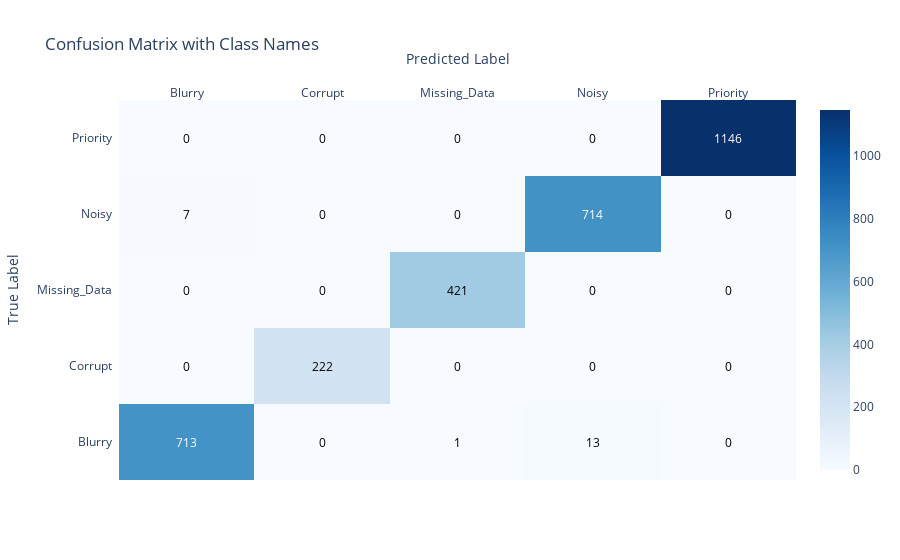

The notebook cell saved with this chart:
### Code cell
import plotly.figure_factory as ff
import numpy as np
from sklearn.metrics import confusion_matrix

# Define class names
class_names = ["Blurry", "Corrupt", "Missing_Data", "Noisy", "Priority"]

# Compute the confusion matrix
cm = confusion_matrix(val_labels, val_predictions)

# Create the heatmap
fig = ff.create_annotated_heatmap(
    z=cm, 
    x=class_names, 
    y=class_names, 
    colorscale="Blues",
    showscale=True
)

# Update layout for better readability
fig.update_layout(
    title="Confusion Matrix with Class Names",
    xaxis=dict(title="Predicted Label"),
    yaxis=dict(title="True Label")
)

# Show the figure
fig.show()

### Figure 1 — Plotly figure (JSON) as saved in the notebook; plotly's stock layout.template omitted (floating-point values rounded to 4 significant figures)
{"data": [{"colorscale": [[0, "rgb(247,251,255)"], [0.125, "rgb(222,235,247)"], [0.25, "rgb(198,219,239)"], [0.375, "rgb(158,202,225)"], [0.5, "rgb(107,174,214)"], [0.625, "rgb(66,146,198)"], [0.75, "rgb(33,113,181)"], [0.875, "rgb(8,81,156)"], [1, "rgb(8,48,107)"]], "reversescale": false, "showscale": true, "type": "heatmap", "x": ["Blurry", "Corrupt", "Missing_Data", "Noisy", "Priority"], "y": ["Blurry", "Corrupt", "Missing_Data", "Noisy", "Priority"], "z": [[713, 0, 1, 13, 0], [0, 222, 0, 0, 0], [0, 0, 421, 0, 0], [7, 0, 0, 714, 0], [0, 0, 0, 0, 1146]]}], "layout": {"annotations": [{"font": {"color": "#FFFFFF"}, "showarrow": false, "text": "713", "x": "Blurry", "xref": "x", "y": "Blurry", "yref": "y"}, {"font": {"color": "#000000"}, "showarrow": false, "text": "0", "x": "Corrupt", "xref": "x", "y": "Blurry", "yref": "y"}, {"font": {"color": "#000000"}, "showarrow": false, "text": "1", "x": "Missing_Data", "xref": "x", "y": "Blurry", "yref": "y"}, {"font": {"color": "#000000"}, "showarrow": false, "text": "13", "x": "Noisy", "xref": "x", "y": "Blurry", "yref": "y"}, {"font": {"color": "#000000"}, "showarrow": false, "text": "0", "x": "Priority", "xref": "x", "y": "Blurry", "yref": "y"}, {"font": {"color": "#000000"}, "showarrow": false, "text": "0", "x": "Blurry", "xref": "x", "y": "Corrupt", "yref": "y"}, {"font": {"color": "#000000"}, "showarrow": false, "text": "222", "x": "Corrupt", "xref": "x", "y": "Corrupt", "yref": "y"}, {"font": {"color": "#000000"}, "showarrow": false, "text": "0", "x": "Missing_Data", "xref": "x", "y": "Corrupt", "yref": "y"}, {"font": {"color": "#000000"}, "showarrow": false, "text": "0", "x": "Noisy", "xref": "x", "y": "Corrupt", "yref": "y"}, {"font": {"color": "#000000"}, "showarrow": false, "text": "0", "x": "Priority", "xref": "x", "y": "Corrupt", "yref": "y"}, {"font": {"color": "#000000"}, "showarrow": false, "text": "0", "x": "Blurry", "xref": "x", "y": "Missing_Data", "yref": "y"}, {"font": {"color": "#000000"}, "showarrow": false, "text": "0", "x": "Corrupt", "xref": "x", "y": "Missing_Data", "yref": "y"}, {"font": {"color": "#000000"}, "showarrow": false, "text": "421", "x": "Missing_Data", "xref": "x", "y": "Missing_Data", "yref": "y"}, {"font": {"color": "#000000"}, "showarrow": false, "text": "0", "x": "Noisy", "xref": "x", "y": "Missing_Data", "yref": "y"}, {"font": {"color": "#000000"}, "showarrow": false, "text": "0", "x": "Priority", "xref": "x", "y": "Missing_Data", "yref": "y"}, {"font": {"color": "#000000"}, "showarrow": false, "text": "7", "x": "Blurry", "xref": "x", "y": "Noisy", "yref": "y"}, {"font": {"color": "#000000"}, "showarrow": false, "text": "0", "x": "Corrupt", "xref": "x", "y": "Noisy", "yref": "y"}, {"font": {"color": "#000000"}, "showarrow": false, "text": "0", "x": "Missing_Data", "xref": "x", "y": "Noisy", "yref": "y"}, {"font": {"color": "#FFFFFF"}, "showarrow": false, "text": "714", "x": "Noisy", "xref": "x", "y": "Noisy", "yref": "y"}, {"font": {"color": "#000000"}, "showarrow": false, "text": "0", "x": "Priority", "xref": "x", "y": "Noisy", "yref": "y"}, {"font": {"color": "#000000"}, "showarrow": false, "text": "0", "x": "Blurry", "xref": "x", "y": "Priority", "yref": "y"}, {"font": {"color": "#000000"}, "showarrow": false, "text": "0", "x": "Corrupt", "xref": "x", "y": "Priority", "yref": "y"}, {"font": {"color": "#000000"}, "showarrow": false, "text": "0", "x": "Missing_Data", "xref": "x", "y": "Priority", "yref": "y"}, {"font": {"color": "#000000"}, "showarrow": false, "text": "0", "x": "Noisy", "xref": "x", "y": "Priority", "yref": "y"}, {"font": {"color": "#FFFFFF"}, "showarrow": false, "text": "1146", "x": "Priority", "xref": "x", "y": "Priority", "yref": "y"}], "title": {"text": "Confusion Matrix with Class Names"}, "xaxis": {"dtick": 1, "gridcolor": "rgb(0, 0, 0)", "side": "top", "ticks": "", "title": {"text": "Predicted Label"}}, "yaxis": {"dtick": 1, "ticks": "", "ticksuffix": "  ", "title": {"text": "True Label"}}}}
